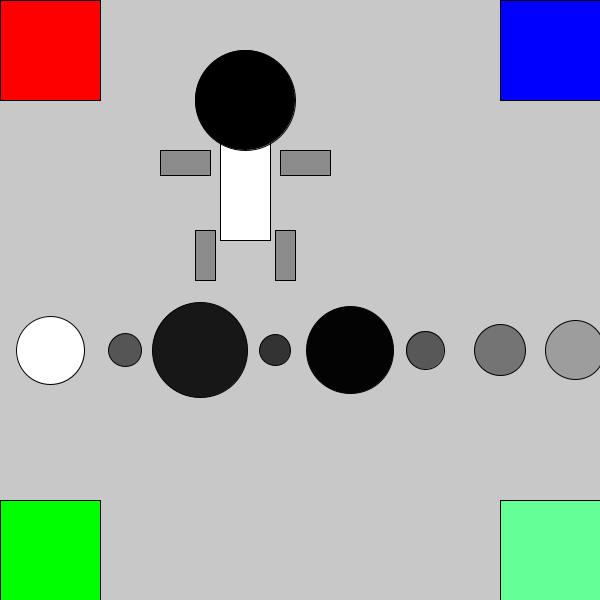
Frame 1 (no input)
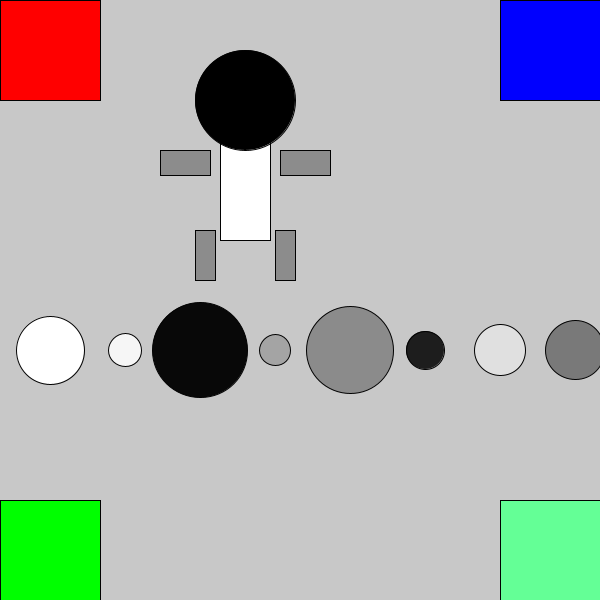
Frame 60 (the mouse pressed at the canvas centre just before this capture)
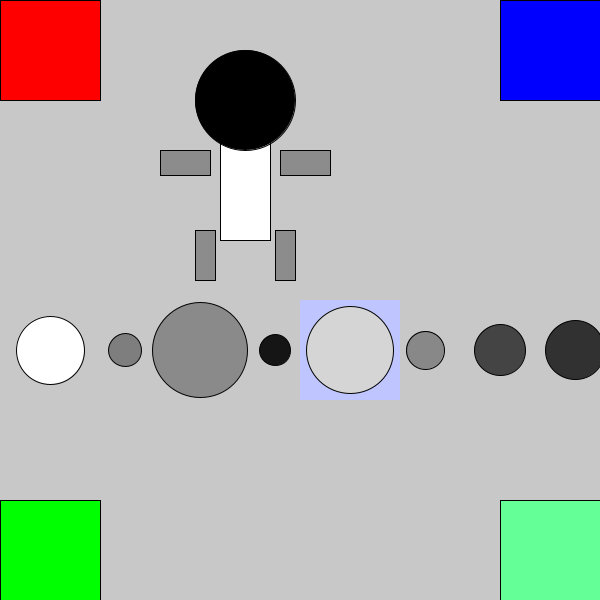
Frame 120 (the mouse held since frame 60 and released just before this capture)

The Processing sketch that drew these frames (run headless with seeded random() and noise(); from frame 60 on, the mouse is pressed at the canvas centre):

// Processing sketch: SS5_Assignment_Function_Array
// ── SS5_Assignment_Function_Array.pde
/*
Bryan Pierre Louis
September 23, 2020
Assignnment #5
ColoredMind
*/
int num = 7;
int[] nums = new int[8];

void setup(){
 size(600, 600);   
  for(int i=0; i < nums.length; i++)
  {
   nums[i] = int(random(10, 100));
   
  }
}


void draw(){
  background(200);
//triangle(100, 250, 150, 250, 125, 350);
//ellipse(125, 250, 65,65);
ambi(-25, 0, 100, 255, 0, 0);
ambi(-25, 500, 100, 0, 255, 0);
ambi(475, 0, 100, 0, 0, 255);
ambi(475, 500, 100, 100,255 , 150);

Figure(200, 100, 100, 75, 100, 50);

if (mousePressed){
 noStroke();
 fill(random(255), random(255), 255);
 rect(mouseX, mouseY, 100, 100); 
}
stroke(1);
fill(255);
for(int i = 0; i < nums.length; i++)
{
  ellipse(75*i+50, 350, nums[i], nums[i]);
  fill(random(255));
}

}

void ambi(int x, int y, int diameter, int r, int g, int b)
{
  //fill(170, 120, 50); // Cone color
 // triangle(x, y, x+50, y, x+25, y+100);
  fill(r, g, b);
rect(x+25, y, diameter,diameter);
}

void Figure(float x, int y, int diameter, int r, int g, int b)
{
  //fill(170, 120, 50); // Cone color
 
  fill(r, g, b);
fill(255);
// Body
rect(x+20, y+40, diameter/2, diameter);
fill(0);
// Head
ellipse(x+45, y, diameter,diameter);

/*
Arms and legs
*/

//left legg 
fill(140);
rect(x-5, y+130, diameter/5, diameter/2); 

//right leg
rect(x+75, y+130, diameter/5, diameter/2);

//left arm
rect(x-40, y+50, diameter/2, diameter/4);

//right arm
rect(x+80, y+50, diameter/2, diameter/4);

}
